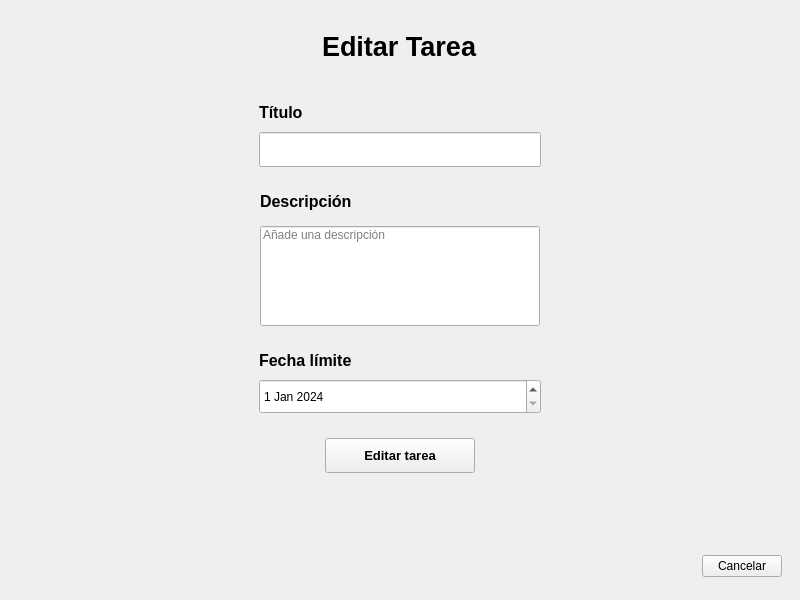
<?xml version="1.0" encoding="UTF-8"?>
<ui version="4.0">
 <class>EditTaskWindow</class>
 <widget class="QMainWindow" name="EditTaskWindow">
  <property name="geometry">
   <rect>
    <x>0</x>
    <y>0</y>
    <width>800</width>
    <height>600</height>
   </rect>
  </property>
  <property name="windowTitle">
   <string>MainWindow</string>
  </property>
  <widget class="QWidget" name="centralwidget">
   <layout class="QVBoxLayout" name="verticalLayout">
    <item>
     <widget class="QFrame" name="frame">
      <property name="maximumSize">
       <size>
        <width>16777215</width>
        <height>75</height>
       </size>
      </property>
      <property name="frameShape">
       <enum>QFrame::NoFrame</enum>
      </property>
      <property name="frameShadow">
       <enum>QFrame::Raised</enum>
      </property>
      <layout class="QVBoxLayout" name="verticalLayout_2">
       <item alignment="Qt::AlignHCenter">
        <widget class="QLabel" name="agregar_tarea_text">
         <property name="font">
          <font>
           <pointsize>20</pointsize>
           <bold>true</bold>
          </font>
         </property>
         <property name="text">
          <string>Editar Tarea</string>
         </property>
        </widget>
       </item>
      </layout>
     </widget>
    </item>
    <item alignment="Qt::AlignHCenter">
     <widget class="QFrame" name="frame_2">
      <property name="minimumSize">
       <size>
        <width>300</width>
        <height>0</height>
       </size>
      </property>
      <property name="frameShape">
       <enum>QFrame::NoFrame</enum>
      </property>
      <property name="frameShadow">
       <enum>QFrame::Raised</enum>
      </property>
      <layout class="QVBoxLayout" name="verticalLayout_3">
       <item>
        <widget class="QLabel" name="titulo_text">
         <property name="font">
          <font>
           <pointsize>12</pointsize>
           <bold>true</bold>
          </font>
         </property>
         <property name="text">
          <string>Título</string>
         </property>
        </widget>
       </item>
       <item>
        <widget class="QLineEdit" name="titulo_tarea_input">
         <property name="minimumSize">
          <size>
           <width>0</width>
           <height>35</height>
          </size>
         </property>
         <property name="placeholderText">
          <string/>
         </property>
        </widget>
       </item>
      </layout>
     </widget>
    </item>
    <item alignment="Qt::AlignHCenter">
     <widget class="QFrame" name="frame_3">
      <property name="minimumSize">
       <size>
        <width>300</width>
        <height>150</height>
       </size>
      </property>
      <property name="frameShape">
       <enum>QFrame::NoFrame</enum>
      </property>
      <property name="frameShadow">
       <enum>QFrame::Raised</enum>
      </property>
      <layout class="QVBoxLayout" name="verticalLayout_4">
       <property name="leftMargin">
        <number>10</number>
       </property>
       <property name="topMargin">
        <number>0</number>
       </property>
       <property name="rightMargin">
        <number>10</number>
       </property>
       <property name="bottomMargin">
        <number>0</number>
       </property>
       <item>
        <widget class="QLabel" name="descripcion_text">
         <property name="maximumSize">
          <size>
           <width>16777215</width>
           <height>30</height>
          </size>
         </property>
         <property name="font">
          <font>
           <pointsize>12</pointsize>
           <bold>true</bold>
          </font>
         </property>
         <property name="text">
          <string>Descripción</string>
         </property>
        </widget>
       </item>
       <item>
        <widget class="QLineEdit" name="desc_tarea_input">
         <property name="minimumSize">
          <size>
           <width>0</width>
           <height>100</height>
          </size>
         </property>
         <property name="layoutDirection">
          <enum>Qt::LeftToRight</enum>
         </property>
         <property name="alignment">
          <set>Qt::AlignLeading|Qt::AlignLeft|Qt::AlignTop</set>
         </property>
         <property name="placeholderText">
          <string>Añade una descripción</string>
         </property>
        </widget>
       </item>
      </layout>
     </widget>
    </item>
    <item alignment="Qt::AlignHCenter">
     <widget class="QFrame" name="frame_4">
      <property name="minimumSize">
       <size>
        <width>300</width>
        <height>0</height>
       </size>
      </property>
      <property name="frameShape">
       <enum>QFrame::NoFrame</enum>
      </property>
      <property name="frameShadow">
       <enum>QFrame::Raised</enum>
      </property>
      <layout class="QVBoxLayout" name="verticalLayout_5">
       <item>
        <widget class="QLabel" name="fecha_text">
         <property name="font">
          <font>
           <pointsize>12</pointsize>
           <bold>true</bold>
          </font>
         </property>
         <property name="text">
          <string>Fecha límite</string>
         </property>
        </widget>
       </item>
       <item>
        <widget class="QDateEdit" name="fecha_input">
         <property name="minimumSize">
          <size>
           <width>0</width>
           <height>35</height>
          </size>
         </property>
         <property name="dateTime">
          <datetime>
           <hour>12</hour>
           <minute>0</minute>
           <second>0</second>
           <year>2024</year>
           <month>1</month>
           <day>1</day>
          </datetime>
         </property>
        </widget>
       </item>
      </layout>
     </widget>
    </item>
    <item alignment="Qt::AlignHCenter">
     <widget class="QFrame" name="frame_5">
      <property name="maximumSize">
       <size>
        <width>16777215</width>
        <height>50</height>
       </size>
      </property>
      <property name="frameShape">
       <enum>QFrame::NoFrame</enum>
      </property>
      <property name="frameShadow">
       <enum>QFrame::Raised</enum>
      </property>
      <layout class="QVBoxLayout" name="verticalLayout_6">
       <item>
        <widget class="QPushButton" name="boton_editar_tarea">
         <property name="minimumSize">
          <size>
           <width>150</width>
           <height>35</height>
          </size>
         </property>
         <property name="font">
          <font>
           <pointsize>10</pointsize>
           <bold>true</bold>
          </font>
         </property>
         <property name="text">
          <string>Editar tarea</string>
         </property>
        </widget>
       </item>
      </layout>
     </widget>
    </item>
    <item alignment="Qt::AlignHCenter">
     <widget class="QFrame" name="frame_6">
      <property name="maximumSize">
       <size>
        <width>16777215</width>
        <height>50</height>
       </size>
      </property>
      <property name="frameShape">
       <enum>QFrame::NoFrame</enum>
      </property>
      <property name="frameShadow">
       <enum>QFrame::Raised</enum>
      </property>
      <layout class="QVBoxLayout" name="verticalLayout_7">
       <item>
        <widget class="QLabel" name="alerta">
         <property name="text">
          <string/>
         </property>
        </widget>
       </item>
      </layout>
     </widget>
    </item>
    <item alignment="Qt::AlignRight">
     <widget class="QFrame" name="frame_7">
      <property name="maximumSize">
       <size>
        <width>16777215</width>
        <height>50</height>
       </size>
      </property>
      <property name="frameShape">
       <enum>QFrame::NoFrame</enum>
      </property>
      <property name="frameShadow">
       <enum>QFrame::Raised</enum>
      </property>
      <layout class="QVBoxLayout" name="verticalLayout_8">
       <item>
        <widget class="QPushButton" name="cancel_button">
         <property name="text">
          <string>Cancelar</string>
         </property>
        </widget>
       </item>
      </layout>
     </widget>
    </item>
   </layout>
  </widget>
 </widget>
 <resources/>
 <connections/>
</ui>
